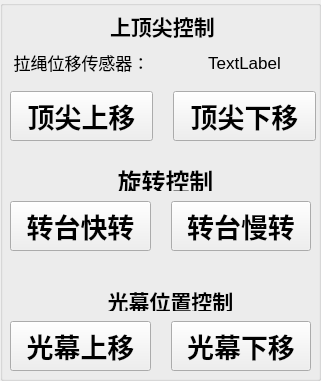
     <widget class="QGroupBox" name="autoMoveAdjust">
      <property name="enabled">
       <bool>true</bool>
      </property>
      <property name="geometry">
       <rect>
        <x>20</x>
        <y>570</y>
        <width>321</width>
        <height>381</height>
       </rect>
      </property>
      <property name="title">
       <string/>
      </property>
      <widget class="QLabel" name="label_44">
       <property name="geometry">
        <rect>
         <x>110</x>
         <y>10</y>
         <width>131</width>
         <height>31</height>
        </rect>
       </property>
       <property name="palette">
        <palette>
         <active>
          <colorrole role="WindowText">
           <brush brushstyle="SolidPattern">
            <color alpha="255">
             <red>0</red>
             <green>58</green>
             <blue>175</blue>
            </color>
           </brush>
          </colorrole>
          <colorrole role="Text">
           <brush brushstyle="SolidPattern">
            <color alpha="255">
             <red>0</red>
             <green>58</green>
             <blue>175</blue>
            </color>
           </brush>
          </colorrole>
          <colorrole role="PlaceholderText">
           <brush brushstyle="NoBrush">
            <color alpha="128">
             <red>0</red>
             <green>58</green>
             <blue>175</blue>
            </color>
           </brush>
          </colorrole>
         </active>
         <inactive>
          <colorrole role="WindowText">
           <brush brushstyle="SolidPattern">
            <color alpha="255">
             <red>0</red>
             <green>0</green>
             <blue>0</blue>
            </color>
           </brush>
          </colorrole>
          <colorrole role="Text">
           <brush brushstyle="SolidPattern">
            <color alpha="255">
             <red>0</red>
             <green>0</green>
             <blue>0</blue>
            </color>
           </brush>
          </colorrole>
          <colorrole role="PlaceholderText">
           <brush brushstyle="NoBrush">
            <color alpha="128">
             <red>0</red>
             <green>58</green>
             <blue>175</blue>
            </color>
           </brush>
          </colorrole>
         </inactive>
         <disabled>
          <colorrole role="WindowText">
           <brush brushstyle="SolidPattern">
            <color alpha="255">
             <red>120</red>
             <green>120</green>
             <blue>120</blue>
            </color>
           </brush>
          </colorrole>
          <colorrole role="Text">
           <brush brushstyle="SolidPattern">
            <color alpha="255">
             <red>120</red>
             <green>120</green>
             <blue>120</blue>
            </color>
           </brush>
          </colorrole>
          <colorrole role="PlaceholderText">
           <brush brushstyle="NoBrush">
            <color alpha="128">
             <red>0</red>
             <green>58</green>
             <blue>175</blue>
            </color>
           </brush>
          </colorrole>
         </disabled>
        </palette>
       </property>
       <property name="font">
        <font>
         <pointsize>16</pointsize>
         <weight>75</weight>
         <bold>true</bold>
        </font>
       </property>
       <property name="text">
        <string>上顶尖控制</string>
       </property>
      </widget>
      <widget class="QWidget" name="layoutWidget">
       <property name="geometry">
        <rect>
         <x>10</x>
         <y>40</y>
         <width>306</width>
         <height>101</height>
        </rect>
       </property>
       <layout class="QGridLayout" name="gridLayout_10">
        <property name="horizontalSpacing">
         <number>20</number>
        </property>
        <item row="0" column="0">
         <widget class="QLabel" name="label_42">
          <property name="font">
           <font>
            <pointsize>13</pointsize>
           </font>
          </property>
          <property name="text">
           <string>拉绳位移传感器：</string>
          </property>
          <property name="alignment">
           <set>Qt::AlignCenter</set>
          </property>
         </widget>
        </item>
        <item row="0" column="1">
         <widget class="QLabel" name="displacementSensor">
          <property name="font">
           <font>
            <pointsize>13</pointsize>
           </font>
          </property>
          <property name="text">
           <string>TextLabel</string>
          </property>
          <property name="alignment">
           <set>Qt::AlignCenter</set>
          </property>
         </widget>
        </item>
        <item row="1" column="0">
         <widget class="QPushButton" name="apexMoveUp">
          <property name="minimumSize">
           <size>
            <width>0</width>
            <height>50</height>
           </size>
          </property>
          <property name="font">
           <font>
            <pointsize>20</pointsize>
            <weight>75</weight>
            <bold>true</bold>
           </font>
          </property>
          <property name="text">
           <string>顶尖上移</string>
          </property>
          <property name="icon">
           <iconset resource="AxisMeasurement.qrc">
            <normaloff>:/AxisMeasurement/config/icons/arrow_up.png</normaloff>:/AxisMeasurement/config/icons/arrow_up.png</iconset>
          </property>
         </widget>
        </item>
        <item row="1" column="1">
         <widget class="QPushButton" name="apexMoveDown">
          <property name="minimumSize">
           <size>
            <width>0</width>
            <height>50</height>
           </size>
          </property>
          <property name="font">
           <font>
            <pointsize>20</pointsize>
            <weight>75</weight>
            <bold>true</bold>
           </font>
          </property>
          <property name="text">
           <string>顶尖下移</string>
          </property>
          <property name="icon">
           <iconset resource="AxisMeasurement.qrc">
            <normaloff>:/AxisMeasurement/config/icons/arrow_down.png</normaloff>:/AxisMeasurement/config/icons/arrow_down.png</iconset>
          </property>
         </widget>
        </item>
       </layout>
      </widget>
      <widget class="QLabel" name="label_20">
       <property name="geometry">
        <rect>
         <x>110</x>
         <y>170</y>
         <width>111</width>
         <height>21</height>
        </rect>
       </property>
       <property name="palette">
        <palette>
         <active>
          <colorrole role="WindowText">
           <brush brushstyle="SolidPattern">
            <color alpha="255">
             <red>0</red>
             <green>58</green>
             <blue>175</blue>
            </color>
           </brush>
          </colorrole>
          <colorrole role="Text">
           <brush brushstyle="SolidPattern">
            <color alpha="255">
             <red>0</red>
             <green>58</green>
             <blue>175</blue>
            </color>
           </brush>
          </colorrole>
          <colorrole role="PlaceholderText">
           <brush brushstyle="NoBrush">
            <color alpha="128">
             <red>0</red>
             <green>58</green>
             <blue>175</blue>
            </color>
           </brush>
          </colorrole>
         </active>
         <inactive>
          <colorrole role="WindowText">
           <brush brushstyle="SolidPattern">
            <color alpha="255">
             <red>0</red>
             <green>0</green>
             <blue>0</blue>
            </color>
           </brush>
          </colorrole>
          <colorrole role="Text">
           <brush brushstyle="SolidPattern">
            <color alpha="255">
             <red>0</red>
             <green>0</green>
             <blue>0</blue>
            </color>
           </brush>
          </colorrole>
          <colorrole role="PlaceholderText">
           <brush brushstyle="NoBrush">
            <color alpha="128">
             <red>0</red>
             <green>58</green>
             <blue>175</blue>
            </color>
           </brush>
          </colorrole>
         </inactive>
         <disabled>
          <colorrole role="WindowText">
           <brush brushstyle="SolidPattern">
            <color alpha="255">
             <red>120</red>
             <green>120</green>
             <blue>120</blue>
            </color>
           </brush>
          </colorrole>
          <colorrole role="Text">
           <brush brushstyle="SolidPattern">
            <color alpha="255">
             <red>120</red>
             <green>120</green>
             <blue>120</blue>
            </color>
           </brush>
          </colorrole>
          <colorrole role="PlaceholderText">
           <brush brushstyle="NoBrush">
            <color alpha="128">
             <red>0</red>
             <green>58</green>
             <blue>175</blue>
            </color>
           </brush>
          </colorrole>
         </disabled>
        </palette>
       </property>
       <property name="font">
        <font>
         <pointsize>18</pointsize>
         <weight>75</weight>
         <bold>true</bold>
        </font>
       </property>
       <property name="text">
        <string>旋转控制</string>
       </property>
       <property name="alignment">
        <set>Qt::AlignCenter</set>
       </property>
      </widget>
      <widget class="QWidget" name="layoutWidget">
       <property name="geometry">
        <rect>
         <x>10</x>
         <y>200</y>
         <width>301</width>
         <height>52</height>
        </rect>
       </property>
       <layout class="QGridLayout" name="gridLayout_11">
        <property name="horizontalSpacing">
         <number>20</number>
        </property>
        <property name="verticalSpacing">
         <number>5</number>
        </property>
        <item row="0" column="1">
         <widget class="QPushButton" name="partRotate_clockwise">
          <property name="minimumSize">
           <size>
            <width>0</width>
            <height>50</height>
           </size>
          </property>
          <property name="font">
           <font>
            <pointsize>20</pointsize>
            <weight>75</weight>
            <bold>true</bold>
           </font>
          </property>
          <property name="text">
           <string>转台慢转</string>
          </property>
          <property name="icon">
           <iconset resource="AxisMeasurement.qrc">
            <normaloff>:/AxisMeasurement/config/icons/rotate_cw.png</normaloff>:/AxisMeasurement/config/icons/rotate_cw.png</iconset>
          </property>
         </widget>
        </item>
        <item row="0" column="0">
         <widget class="QPushButton" name="partRotate_anticlockwise">
          <property name="minimumSize">
           <size>
            <width>0</width>
            <height>50</height>
           </size>
          </property>
          <property name="font">
           <font>
            <pointsize>20</pointsize>
            <weight>75</weight>
            <bold>true</bold>
           </font>
          </property>
          <property name="text">
           <string>转台快转</string>
          </property>
          <property name="icon">
           <iconset resource="AxisMeasurement.qrc">
            <normaloff>:/AxisMeasurement/config/icons/rotate_cw_fast.png</normaloff>:/AxisMeasurement/config/icons/rotate_cw_fast.png</iconset>
          </property>
         </widget>
        </item>
       </layout>
      </widget>
      <widget class="QLabel" name="label_65">
       <property name="geometry">
        <rect>
         <x>90</x>
         <y>290</y>
         <width>161</width>
         <height>21</height>
        </rect>
       </property>
       <property name="palette">
        <palette>
         <active>
          <colorrole role="WindowText">
           <brush brushstyle="SolidPattern">
            <color alpha="255">
             <red>0</red>
             <green>58</green>
             <blue>175</blue>
            </color>
           </brush>
          </colorrole>
          <colorrole role="Text">
           <brush brushstyle="SolidPattern">
            <color alpha="255">
             <red>0</red>
             <green>58</green>
             <blue>175</blue>
            </color>
           </brush>
          </colorrole>
          <colorrole role="PlaceholderText">
           <brush brushstyle="NoBrush">
            <color alpha="128">
             <red>0</red>
             <green>58</green>
             <blue>175</blue>
            </color>
           </brush>
          </colorrole>
         </active>
         <inactive>
          <colorrole role="WindowText">
           <brush brushstyle="SolidPattern">
            <color alpha="255">
             <red>0</red>
             <green>0</green>
             <blue>0</blue>
            </color>
           </brush>
          </colorrole>
          <colorrole role="Text">
           <brush brushstyle="SolidPattern">
            <color alpha="255">
             <red>0</red>
             <green>0</green>
             <blue>0</blue>
            </color>
           </brush>
          </colorrole>
          <colorrole role="PlaceholderText">
           <brush brushstyle="NoBrush">
            <color alpha="128">
             <red>0</red>
             <green>58</green>
             <blue>175</blue>
            </color>
           </brush>
          </colorrole>
         </inactive>
         <disabled>
          <colorrole role="WindowText">
           <brush brushstyle="SolidPattern">
            <color alpha="255">
             <red>120</red>
             <green>120</green>
             <blue>120</blue>
            </color>
           </brush>
          </colorrole>
          <colorrole role="Text">
           <brush brushstyle="SolidPattern">
            <color alpha="255">
             <red>120</red>
             <green>120</green>
             <blue>120</blue>
            </color>
           </brush>
          </colorrole>
          <colorrole role="PlaceholderText">
           <brush brushstyle="NoBrush">
            <color alpha="128">
             <red>0</red>
             <green>58</green>
             <blue>175</blue>
            </color>
           </brush>
          </colorrole>
         </disabled>
        </palette>
       </property>
       <property name="font">
        <font>
         <pointsize>16</pointsize>
         <weight>75</weight>
         <bold>true</bold>
        </font>
       </property>
       <property name="text">
        <string>光幕位置控制</string>
       </property>
       <property name="alignment">
        <set>Qt::AlignCenter</set>
       </property>
      </widget>
      <widget class="QWidget" name="layoutWidget_4">
       <property name="geometry">
        <rect>
         <x>10</x>
         <y>320</y>
         <width>301</width>
         <height>52</height>
        </rect>
       </property>
       <layout class="QGridLayout" name="gridLayout_14">
        <property name="horizontalSpacing">
         <number>20</number>
        </property>
        <property name="verticalSpacing">
         <number>5</number>
        </property>
        <item row="0" column="1">
         <widget class="QPushButton" name="lsMoveDown">
          <property name="minimumSize">
           <size>
            <width>0</width>
            <height>50</height>
           </size>
          </property>
          <property name="font">
           <font>
            <pointsize>20</pointsize>
            <weight>75</weight>
            <bold>true</bold>
           </font>
          </property>
          <property name="text">
           <string>光幕下移</string>
          </property>
          <property name="icon">
           <iconset resource="AxisMeasurement.qrc">
            <normaloff>:/AxisMeasurement/config/icons/arrow_down.png</normaloff>:/AxisMeasurement/config/icons/arrow_down.png</iconset>
          </property>
         </widget>
        </item>
        <item row="0" column="0">
         <widget class="QPushButton" name="lsMoveUp">
          <property name="minimumSize">
           <size>
            <width>0</width>
            <height>50</height>
           </size>
          </property>
          <property name="font">
           <font>
            <pointsize>20</pointsize>
            <weight>75</weight>
            <bold>true</bold>
           </font>
          </property>
          <property name="text">
           <string>光幕上移</string>
          </property>
          <property name="icon">
           <iconset resource="AxisMeasurement.qrc">
            <normaloff>:/AxisMeasurement/config/icons/arrow_up.png</normaloff>:/AxisMeasurement/config/icons/arrow_up.png</iconset>
          </property>
         </widget>
        </item>
       </layout>
      </widget>
     </widget>
